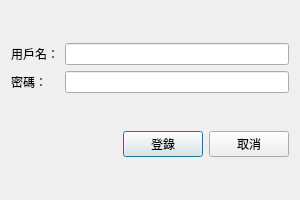
<?xml version="1.0" encoding="UTF-8"?>
<ui version="4.0">
 <class>LoginWindow</class>
 <widget class="QDialog" name="LoginWindow">
  <property name="geometry">
   <rect>
    <x>0</x>
    <y>0</y>
    <width>300</width>
    <height>200</height>
   </rect>
  </property>
  <property name="windowTitle">
   <string>登錄</string>
  </property>
  <layout class="QVBoxLayout" name="verticalLayout">
   <item>
    <layout class="QGridLayout" name="gridLayout">
     <item row="0" column="0">
      <widget class="QLabel" name="label">
       <property name="text">
        <string>用戶名：</string>
       </property>
      </widget>
     </item>
     <item row="0" column="1">
      <widget class="QLineEdit" name="usernameLineEdit"/>
     </item>
     <item row="1" column="0">
      <widget class="QLabel" name="label_2">
       <property name="text">
        <string>密碼：</string>
       </property>
      </widget>
     </item>
     <item row="1" column="1">
      <widget class="QLineEdit" name="passwordLineEdit">
       <property name="echoMode">
        <enum>QLineEdit::Password</enum>
       </property>
      </widget>
     </item>
    </layout>
   </item>
   <item>
    <layout class="QHBoxLayout" name="horizontalLayout">
     <item>
      <spacer name="horizontalSpacer">
       <property name="orientation">
        <enum>Qt::Horizontal</enum>
       </property>
       <property name="sizeHint" stdset="0">
        <size>
         <width>40</width>
         <height>20</height>
        </size>
       </property>
      </spacer>
     </item>
     <item>
      <widget class="QPushButton" name="loginButton">
       <property name="text">
        <string>登錄</string>
       </property>
      </widget>
     </item>
     <item>
      <widget class="QPushButton" name="cancelButton">
       <property name="text">
        <string>取消</string>
       </property>
      </widget>
     </item>
    </layout>
   </item>
  </layout>
 </widget>
 <resources/>
 <connections/>
</ui>
